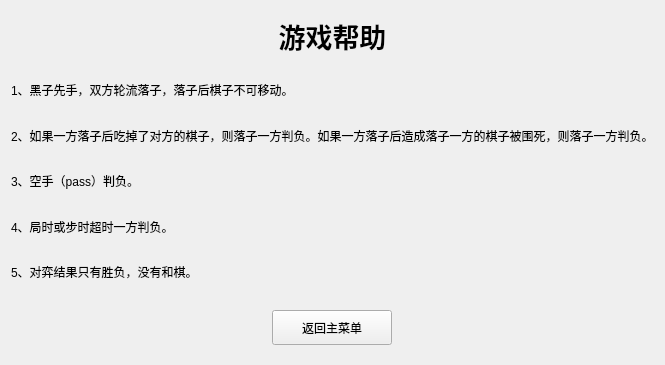
<?xml version="1.0" encoding="UTF-8"?>
<ui version="4.0">
 <class>GameHelperFace</class>
 <widget class="QWidget" name="GameHelperFace">
  <property name="geometry">
   <rect>
    <x>0</x>
    <y>0</y>
    <width>660</width>
    <height>365</height>
   </rect>
  </property>
  <property name="windowTitle">
   <string>Form</string>
  </property>
  <layout class="QVBoxLayout" name="verticalLayout">
   <item>
    <widget class="QLabel" name="label">
     <property name="sizePolicy">
      <sizepolicy hsizetype="Expanding" vsizetype="Expanding">
       <horstretch>0</horstretch>
       <verstretch>0</verstretch>
      </sizepolicy>
     </property>
     <property name="maximumSize">
      <size>
       <width>16777215</width>
       <height>50</height>
      </size>
     </property>
     <property name="font">
      <font>
       <pointsize>20</pointsize>
       <weight>75</weight>
       <bold>true</bold>
      </font>
     </property>
     <property name="text">
      <string>游戏帮助</string>
     </property>
     <property name="alignment">
      <set>Qt::AlignCenter</set>
     </property>
    </widget>
   </item>
   <item>
    <widget class="QWidget" name="widget" native="true">
     <property name="sizePolicy">
      <sizepolicy hsizetype="Expanding" vsizetype="Expanding">
       <horstretch>0</horstretch>
       <verstretch>0</verstretch>
      </sizepolicy>
     </property>
     <layout class="QVBoxLayout" name="verticalLayout_2">
      <property name="spacing">
       <number>0</number>
      </property>
      <property name="leftMargin">
       <number>0</number>
      </property>
      <property name="topMargin">
       <number>0</number>
      </property>
      <property name="rightMargin">
       <number>0</number>
      </property>
      <property name="bottomMargin">
       <number>0</number>
      </property>
      <item>
       <widget class="QLabel" name="label_2">
        <property name="text">
         <string>1、黑子先手，双方轮流落子，落子后棋子不可移动。</string>
        </property>
       </widget>
      </item>
      <item>
       <widget class="QLabel" name="label_3">
        <property name="text">
         <string>2、如果一方落子后吃掉了对方的棋子，则落子一方判负。如果一方落子后造成落子一方的棋子被围死，则落子一方判负。</string>
        </property>
       </widget>
      </item>
      <item>
       <widget class="QLabel" name="label_4">
        <property name="text">
         <string>3、空手（pass）判负。</string>
        </property>
       </widget>
      </item>
      <item>
       <widget class="QLabel" name="label_5">
        <property name="text">
         <string>4、局时或步时超时一方判负。</string>
        </property>
       </widget>
      </item>
      <item>
       <widget class="QLabel" name="label_6">
        <property name="text">
         <string>5、对弈结果只有胜负，没有和棋。</string>
        </property>
       </widget>
      </item>
     </layout>
    </widget>
   </item>
   <item>
    <widget class="QWidget" name="widget_2" native="true">
     <property name="sizePolicy">
      <sizepolicy hsizetype="Preferred" vsizetype="Preferred">
       <horstretch>0</horstretch>
       <verstretch>0</verstretch>
      </sizepolicy>
     </property>
     <layout class="QHBoxLayout" name="horizontalLayout">
      <item>
       <widget class="QPushButton" name="pushButton">
        <property name="sizePolicy">
         <sizepolicy hsizetype="Fixed" vsizetype="Fixed">
          <horstretch>0</horstretch>
          <verstretch>0</verstretch>
         </sizepolicy>
        </property>
        <property name="minimumSize">
         <size>
          <width>120</width>
          <height>35</height>
         </size>
        </property>
        <property name="sizeIncrement">
         <size>
          <width>0</width>
          <height>0</height>
         </size>
        </property>
        <property name="cursor">
         <cursorShape>PointingHandCursor</cursorShape>
        </property>
        <property name="text">
         <string>返回主菜单</string>
        </property>
       </widget>
      </item>
     </layout>
    </widget>
   </item>
  </layout>
 </widget>
 <resources/>
 <connections/>
</ui>
